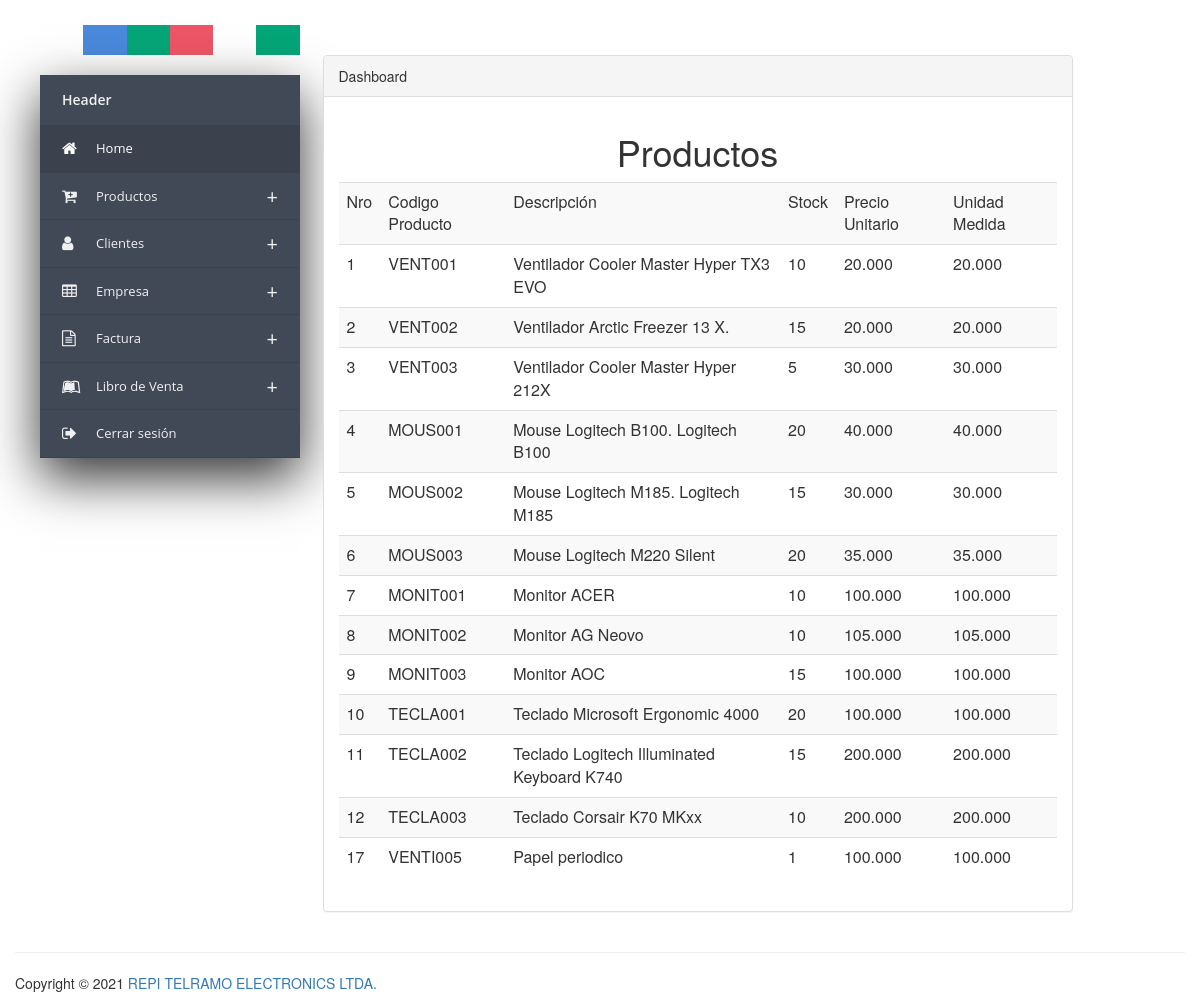
The app's page /Presentacion/admin/ProdListar.php with its own data.
### tables this page shows
CREATE TABLE `productos` (
  `Nro` int(11) NOT NULL,
  `Codigo` varchar(10) NOT NULL,
  `Descripcion` varchar(100) NOT NULL,
  `Stock` int(11) NOT NULL,
  `Precio_Unitario` longtext NOT NULL,
  `Unidad_Medida` varchar(10) NOT NULL
);

### Presentacion/admin/ProdListar.php (the view, shortened to what this page needs)
<html lang="en">
    <head>
        <link href="../Estilos/css/AdminEstilo.css" rel="stylesheet" >
        <link rel="stylesheet" href="https://maxcdn.bootstrapcdn.com/bootstrap/3.3.7/css/bootstrap.min.css">
        <link rel="stylesheet" href="https://maxcdn.bootstrapcdn.com/font-awesome/4.7.0/css/font-awesome.min.css">
        <link href="//netdna.bootstrapcdn.com/bootstrap/3.2.0/css/bootstrap.min.css" rel="stylesheet" id="bootstrap-css">
    </head>
    <body>
		<?php
			$cone = new Conexion();
			$query = "SELECT * FROM productos";
			$cons = $cone->query($query);
			$cons->execute();
			$cadena = $cons->fetchALL();
		?>
	<div class="container-fluid main-container">
		<?php include 'MenuAdmin.php'; ?>
		<br>
		<br>
		<br>
		<div class="col-md-8 content">
            <div class="panel panel-default">
                <div class="panel-heading">
                    Dashboard
                </div>
                <div class="panel-body">
				<center>
                        <h1>Productos</h1>
                        <table class="table table-striped">
                            <tbody>
							<tr>
								<td>Nro</td><td>Codigo Producto</td><td>Descripción</td><td>Stock</td><td>Precio Unitario</td><td>Unidad Medida</td>
							</tr>
							<?php
            					foreach ($cadena as $row):
               						 echo '<tr><td>' . $row[0] . '</td><td>' . $row[1] . '</td><td>'. $row[2] . '</td><td>' . $row[3] . '</td><td>' . $row[4] . '</td><td>' .
                  				     $row[4] . '</td></tr>';
           						 endforeach;
           					?>
							</tbody>
                        </table>
                </center>
                </div>
            </div>
		</div>
		<footer class="pull-left footer">
			<p class="col-md-12">
				<hr class="divider">
				Copyright &COPY; 2021 <a href="http://www.pingpong-labs.com">REPI TELRAMO ELECTRONICS LTDA.</a>
			</p>
		</footer>
	</div>
    </body>
</html>

### Presentacion/Estilos/css/AdminEstilo.css (style rules this page uses)
* { box-sizing:border-box; -moz-box-sizing:border-box; -webkit-box-sizing:border-box; }
body { background: #f0f0f0; }
.main-container { background: #FFF; padding-top: 15px; margin-top: -20px; }
.footer { width: 100%; }

### records on screen
productos: Nro "1", Codigo "VENT001", Descripcion "Ventilador Cooler Master Hyper TX3 EVO", Stock "10", Precio_Unitario "20.000"
productos: Nro "2", Codigo "VENT002", Descripcion "Ventilador Arctic Freezer 13 X.", Stock "15", Precio_Unitario "20.000"
productos: Nro "3", Codigo "VENT003", Descripcion "Ventilador Cooler Master Hyper 212X", Stock "5", Precio_Unitario "30.000"
productos: Nro "4", Codigo "MOUS001", Descripcion "Mouse Logitech B100. Logitech B100", Stock "20", Precio_Unitario "40.000"
productos: Nro "5", Codigo "MOUS002", Descripcion "Mouse Logitech M185. Logitech M185", Stock "15", Precio_Unitario "30.000"
productos: Nro "6", Codigo "MOUS003", Descripcion "Mouse Logitech M220 Silent", Stock "20", Precio_Unitario "35.000"
productos: Nro "7", Codigo "MONIT001", Descripcion "Monitor ACER", Stock "10", Precio_Unitario "100.000"
productos: Nro "8", Codigo "MONIT002", Descripcion "Monitor AG Neovo", Stock "10", Precio_Unitario "105.000"
productos: Nro "9", Codigo "MONIT003", Descripcion "Monitor AOC", Stock "15", Precio_Unitario "100.000"
productos: Nro "10", Codigo "TECLA001", Descripcion "Teclado Microsoft Ergonomic 4000", Stock "20", Precio_Unitario "100.000"
productos: Nro "11", Codigo "TECLA002", Descripcion "Teclado Logitech Illuminated Keyboard K740", Stock "15", Precio_Unitario "200.000"
productos: Nro "12", Codigo "TECLA003", Descripcion "Teclado Corsair K70 MKxx", Stock "10", Precio_Unitario "200.000"
productos: Nro "17", Codigo "VENTI005", Descripcion "Papel periodico", Stock "1", Precio_Unitario "100.000"
